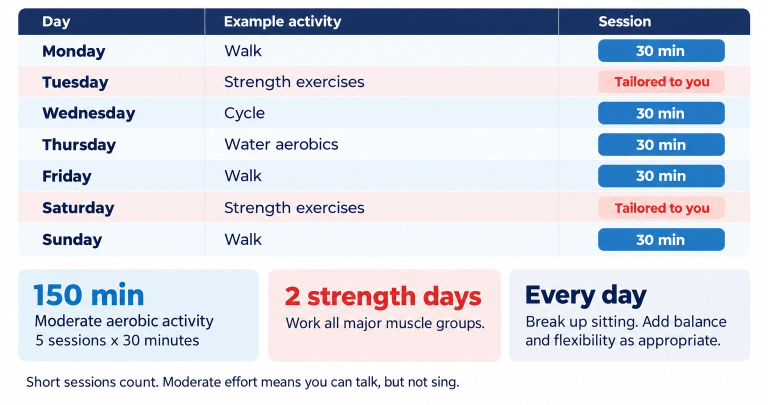
#> input picture assets/book-sample_week.jpg, 1536 x 810 px (shown at 1/2 size)
$ python -i watercolor.py   (imports and definitions only)   (older library calls are emulated)
#> lines starting #> are read from the running program, lines starting #| are printed output that depends on the picture; after the words box and inside, x2 and y2 are one past the last pixel; in counts of white or black regions, pixels touching at a corner belong together
import cv2, numpy as np, sys
rng = np.random.default_rng(7)
def noise(h, w, scale, octaves=4):
    out = np.zeros((h, w), np.float32); amp = 1; tot = 0
    for o in range(octaves):
        s = max(2, int(scale / (2 ** o)))
        n = rng.random((h // s + 2, w // s + 2)).astype(np.float32)
        out += amp * cv2.resize(n, (w, h), interpolation=cv2.INTER_CUBIC)[:h, :w]; tot += amp; amp *= 0.5
    out /= tot; return (out - out.min()) / (out.max() - out.min() + 1e-6)

def watercolor(src, maxdim=1800):
#> called with src = '../assets/book-sample_week.jpg', maxdim = 1800
    im = cv2.imread(src, cv2.IMREAD_UNCHANGED)
#> im is the input picture: shape (810, 1536, 3); mean B, G, R 229.8, 219.4, 215.1
    if im.shape[2] == 4:
        a = im[..., 3:4] / 255.0; im = (im[..., :3] * a + 255 * (1 - a)).astype(np.uint8)
    h, w = im.shape[:2]; f = maxdim / max(h, w); im = cv2.resize(im, (int(w * f), int(h * f)), interpolation=cv2.INTER_AREA)
#> after `h, w = im.shape[:2]`: h = 810; w = 1536
#> after `f = maxdim / max(h, w)`: f = 1.17
    h, w = im.shape[:2]
#> h = 949; w = 1800
    # 1. simplify into soft pigment regions
    s = cv2.pyrMeanShiftFiltering(im, 18, 40)
    s = cv2.edgePreservingFilter(s, flags=1, sigma_s=60, sigma_r=0.45)
    # 2. wet bleed: displace with low-frequency noise
    dx = (noise(h, w, 90) - .5) * 14; dy = (noise(h, w, 90) - .5) * 14
    gx, gy = np.meshgrid(np.arange(w, dtype=np.float32), np.arange(h, dtype=np.float32))
    s = cv2.remap(s, gx + dx, gy + dy, cv2.INTER_LINEAR, borderMode=cv2.BORDER_REPLICATE)
    sf = s.astype(np.float32) / 255
    # 3. lighten/transparent wash: push toward paper
    lab = cv2.cvtColor(s, cv2.COLOR_BGR2LAB).astype(np.float32)
    lab[..., 0] = 255 - (255 - lab[..., 0]) * 0.78
    lab[..., 1:] = 128 + (lab[..., 1:] - 128) * 1.08
    sf = cv2.cvtColor(np.clip(lab, 0, 255).astype(np.uint8), cv2.COLOR_LAB2BGR).astype(np.float32) / 255
    # 4. edge darkening (pigment pooling at region borders)
    g = cv2.cvtColor((sf * 255).astype(np.uint8), cv2.COLOR_BGR2GRAY).astype(np.float32)
    gb = cv2.GaussianBlur(g, (0, 0), 2.2)
    edge = np.hypot(cv2.Sobel(gb, cv2.CV_32F, 1, 0), cv2.Sobel(gb, cv2.CV_32F, 0, 1))
    edge = np.clip(edge / (np.percentile(edge, 99) + 1e-6), 0, 1)
    edge = cv2.GaussianBlur(edge, (0, 0), 1.2)[..., None]
#> edge: shape (949, 1800, 1) float32
    paperish = (sf.mean(2, keepdims=True) > 0.93).astype(np.float32)
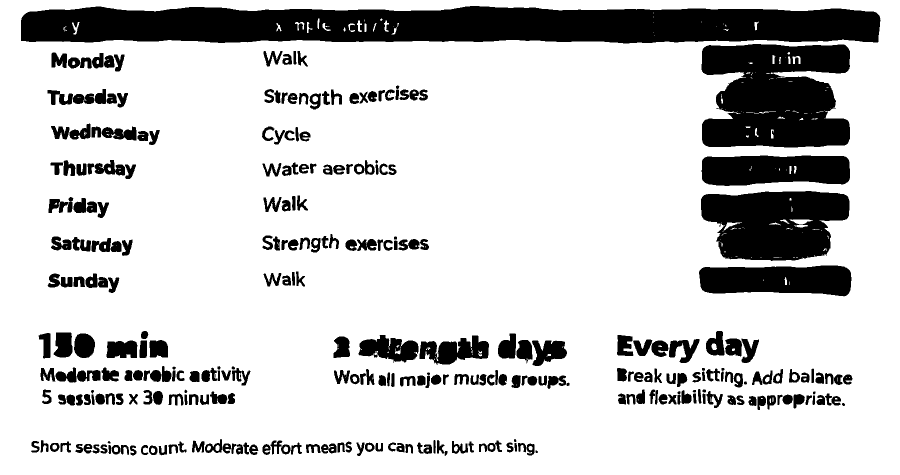
#> paperish: shape (949, 1800, 1) float32 (shown at 1/2 size); values 0 (black) and 1 (white), 80.7% white; 308 black regions (5 under 20 px), largest, box (x1, y1, x2, y2) and area: (42, 12, 1761, 87) 108618, (1403, 88, 1700, 295) 49501, (1402, 382, 1699, 522) 32018
    sf = sf * (1 - 0.28 * edge * (1 - paperish))
    # 5. pigment granulation + flow mottling
    gran = noise(h, w, 6, 3)[..., None]; flow = noise(h, w, 160, 5)[..., None]
    dens = 1 - sf
    dens = dens * (0.82 + 0.3 * flow) * (0.9 + 0.2 * gran)
    sf = 1 - np.clip(dens, 0, 1)
    # 6. faint pencil line from original
    og = cv2.cvtColor(im, cv2.COLOR_BGR2GRAY).astype(np.float32)
    dog = cv2.GaussianBlur(og, (0, 0), 1.0) - cv2.GaussianBlur(og, (0, 0), 2.6)
    line = np.clip(-dog / 18, 0, 1)[..., None] * 0.28
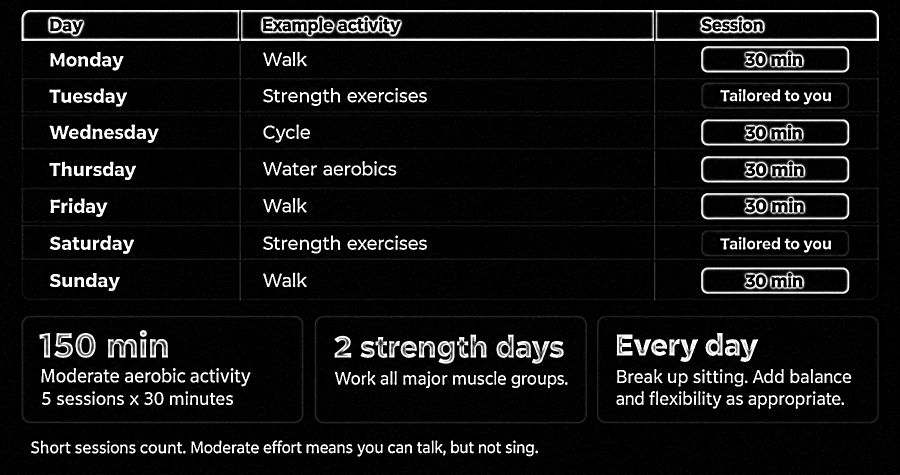
#> line: shape (949, 1800, 1) float32 (shown at 1/2 size); min 0, max 0.28, mean 0.0216; drawn with min black and max white
    sf = sf * (1 - line * np.array([0.75, 0.72, 0.7]))
    # 7. paper texture
    paper = noise(h, w, 3, 2)[..., None]
#> after the loop in noise (call 5), `for o in range(octaves):`:
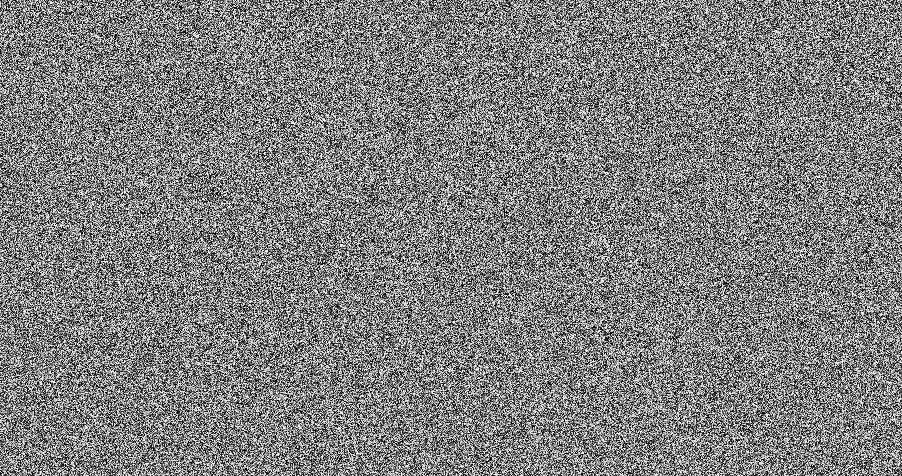
#> n: shape (476, 902) float32; min 2.66e-06, max 1, mean 0.5
#> after the loop in noise (call 5), `for o in range(octaves):`:
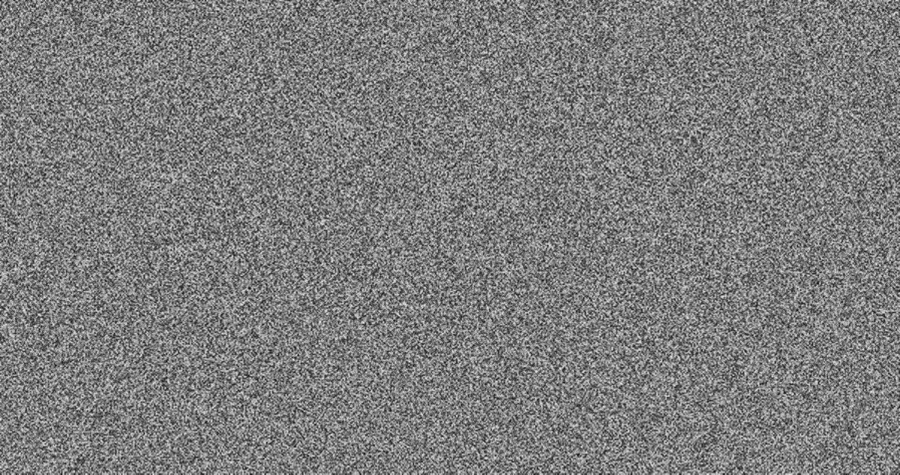
#> out: shape (949, 1800) float32 (shown at 1/2 size); min -0.182, max 1.7, mean 0.749; drawn with min black and max white
    pap_col = np.array([0.93, 0.96, 0.975], np.float32)  # warm off-white (BGR)
#> pap_col = [0.93, 0.96, 0.975]
    sf = sf * pap_col * (0.965 + 0.05 * paper)
    # 8. irregular soft vignette into paper (wash edge)
    yy, xx = (gy / h - .5) * 2, (gx / w - .5) * 2
    r = np.sqrt((xx / 0.98) ** 2 + (yy / 0.98) ** 2) + (noise(h, w, 60) - .5) * 0.25
#> after the loop in noise (call 6), `for o in range(octaves):`:
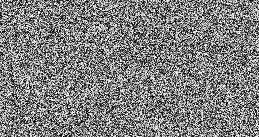
#> n: shape (137, 259) float32; min 1.32e-05, max 1, mean 0.501
#> after the loop in noise (call 6), `for o in range(octaves):`:
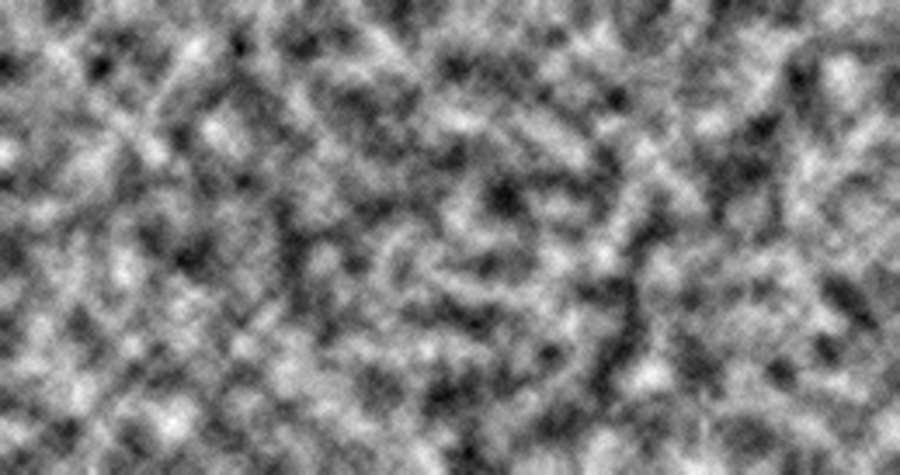
#> out: shape (949, 1800) float32 (shown at 1/2 size); min 0.0117, max 1.87, mean 0.936; drawn with min black and max white
    m = np.clip((1.0 - r) / 0.18, 0, 1)[..., None]
    sf = sf * m + pap_col * (0.965 + 0.05 * paper) * (1 - m)
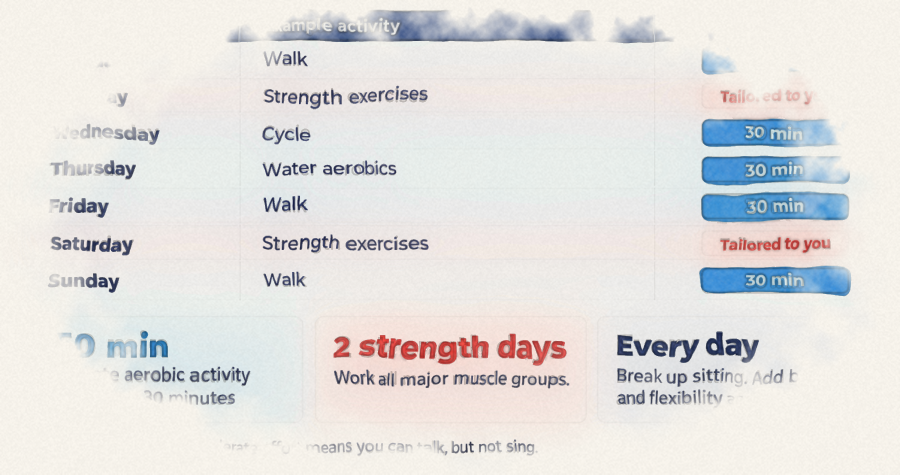
#> sf: shape (949, 1800, 3) float64 (shown at 1/2 size); mean B, G, R 0.88, 0.886, 0.893
    return np.clip(sf * 255, 0, 255).astype(np.uint8)

# [3 lines not run here, left out]

>>> result = watercolor('../assets/book-sample_week.jpg')

$ run again, on assets/angio.jpg
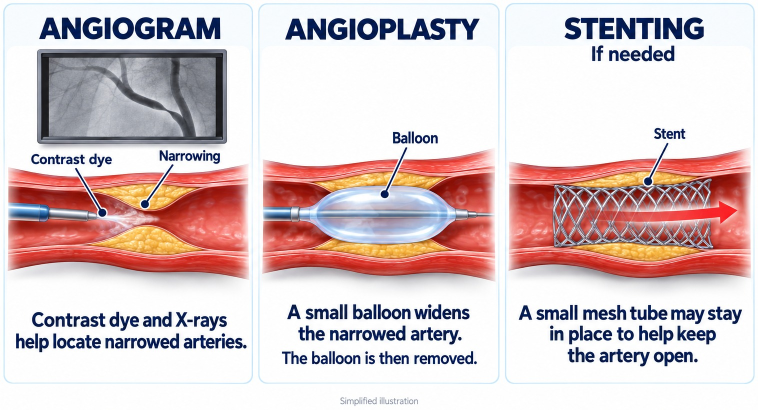
#> input picture assets/angio.jpg, 1516 x 820 px (shown at 1/2 size)
#> in watercolor, im is the input picture: shape (820, 1516, 3); mean B, G, R 198.9, 197.9, 216.8
#> im: shape (973, 1800, 3)
#> in watercolor, `paperish = (sf.mean(2, keepdims=True) > 0.93).astype(np.float32)`:
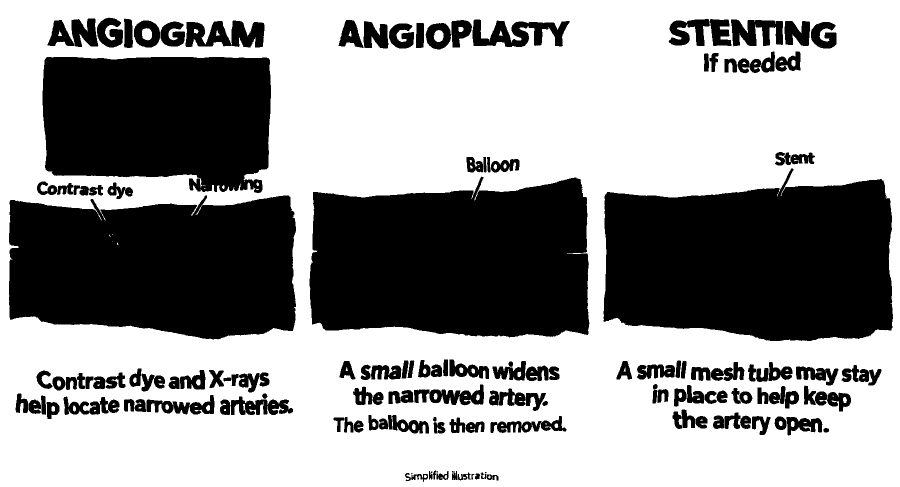
#> paperish: shape (973, 1800, 1) float32 (shown at 1/2 size); values 0 (black) and 1 (white), 60.5% white; 149 black regions (5 under 20 px), largest, box (x1, y1, x2, y2) and area: (1207, 337, 1786, 682) 162896, (619, 353, 1179, 675) 155504, (18, 391, 592, 679) 141415
#> in watercolor, `sf = sf * m + pap_col * (0.965 + 0.05 * paper) * (1 - m)`:
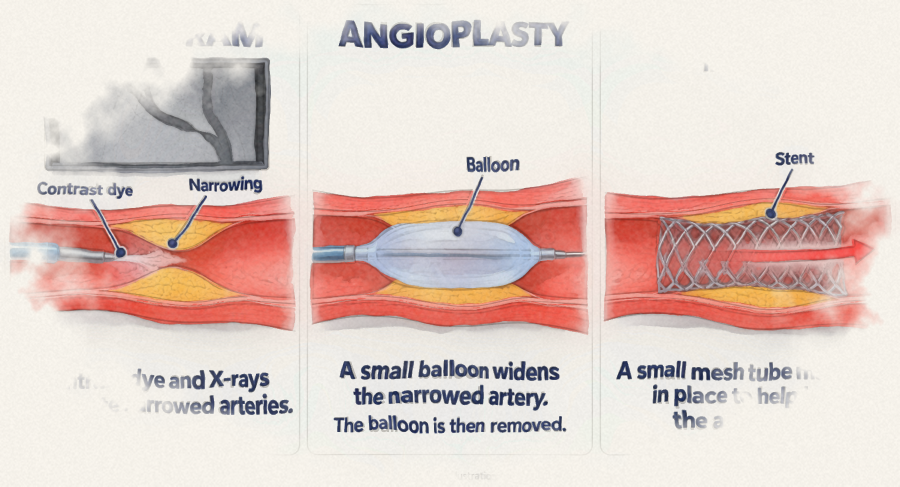
#> sf: shape (973, 1800, 3) float64 (shown at 1/2 size); mean B, G, R 0.78, 0.808, 0.885

$ run again, on assets/book-arteries.jpg
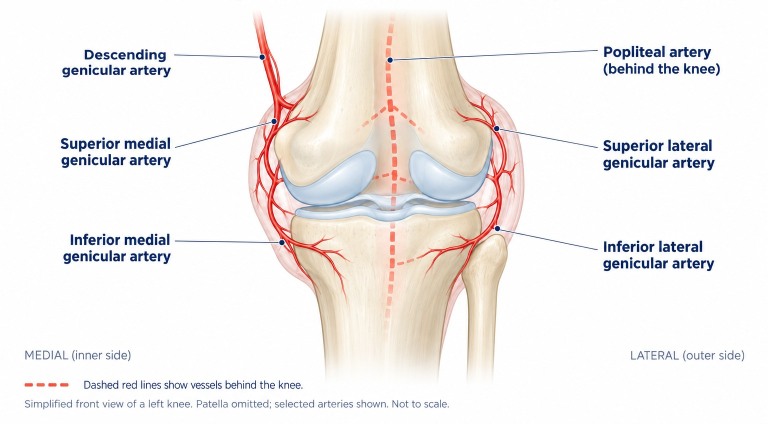
#> input picture assets/book-arteries.jpg, 1536 x 848 px (shown at 1/2 size)
#> in watercolor, im is the input picture: shape (848, 1536, 3); mean B, G, R 236.8, 238.5, 242.7
#> im: shape (993, 1800, 3)
#> paperish: shape (993, 1800, 1) float32; values 0 (black) and 1 (white), 75.1% white; 310 black regions (19 under 20 px), largest, box (x1, y1, x2, y2) and area: (409, 45, 1403, 858) 382783, (322, 362, 371, 391) 826, (322, 543, 364, 576) 754
#> after the loop in noise (call 6), `for o in range(octaves):`:
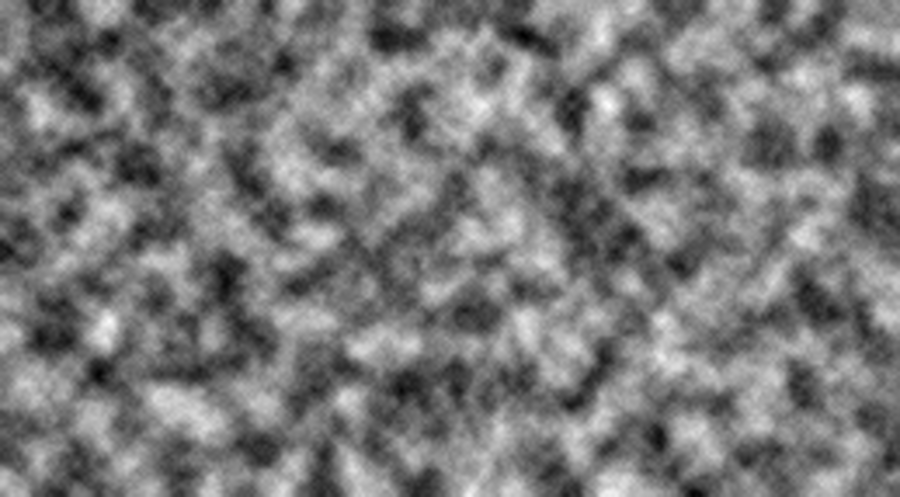
#> out: shape (993, 1800) float32 (shown at 1/2 size); min 0.0191, max 1.94, mean 0.936; drawn with min black and max white
#> in watercolor, `sf = sf * m + pap_col * (0.965 + 0.05 * paper) * (1 - m)`:
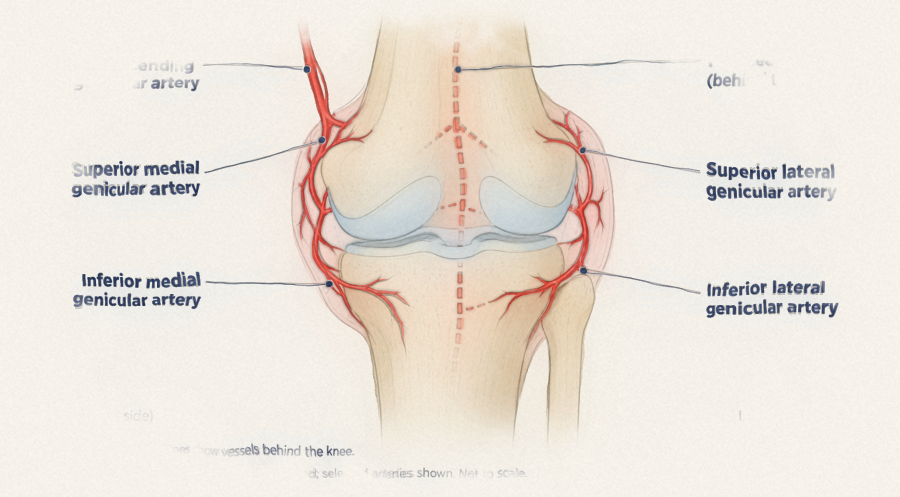
#> sf: shape (993, 1800, 3) float64 (shown at 1/2 size); mean B, G, R 0.862, 0.898, 0.927
